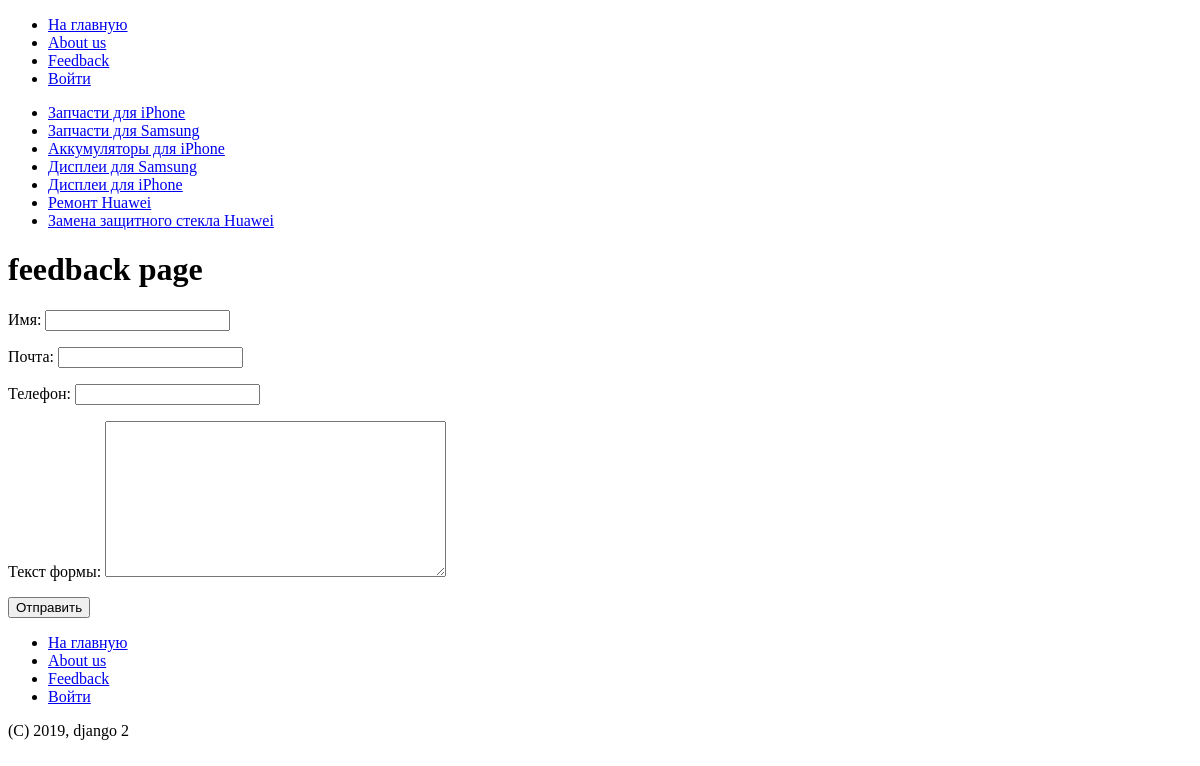
The page /feedback on the database as committed earlier.
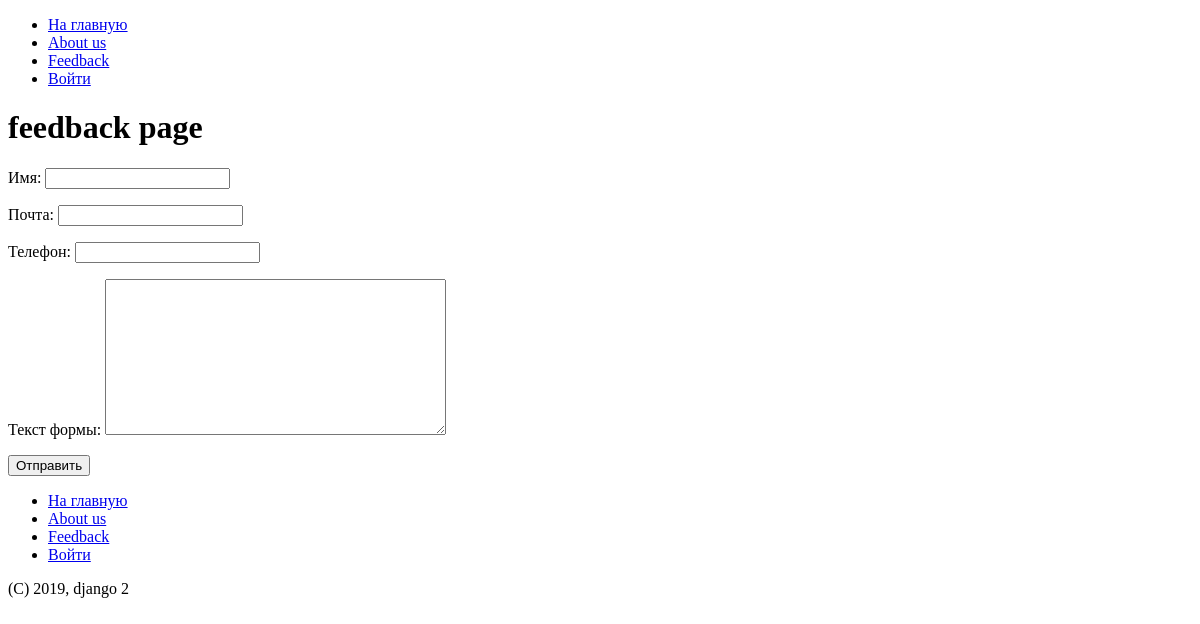
The same page on the database as committed later.
### blog/models.py (models this page shows, shortened)
class Category(MPTTModel):
    name = models.CharField('название', max_length=40)
    active = models.BooleanField('Опубликовать', default=True)
    slug = models.SlugField('url', max_length=60)
    parent = TreeForeignKey('self', on_delete=models.CASCADE, null=True, blank=True, related_name='children')
    class Meta:  # Как будут именоваться в Джанго наши статьи
        verbose_name = 'Категория'
        verbose_name_plural = 'Категории'

### blog/views.py (the view, shortened to what this page needs)
# urls.py: path('feedback', FeedbackPage.as_view(), name='feedback_page'),
class FeedbackPage(View):
    def get(self, request):
        forms = FeedbackForm()
        print('наш GET: ' + str(forms))
        return render(request, 'blog/inner_pages/feedback.html', {'forms_list': forms})  # Передаем объект формы

### blog/forms/forms.py
class FeedbackForm(forms.ModelForm):
    class Meta:
        model = Feedback
        fields = ('name', 'email', 'phone', 'text')

### blog/context_processors.py (called while the page is built)
def category_list(request):
    return {'category_list': Category.objects.all()}

### templates/blog/inner_pages/feedback.html (shortened to what this page needs)
{% extends 'base.html' %}
{% block content %}
<h1>feedback page</h1>
<form action="" method="post">
    {{ forms_list.as_p }}
    <button type="submit">Отправить</button>
</form>
{% endblock content %}

### templates/include/header/categories.html
<ul>
{% for category in category_list %}
    <li>
        <a href="#">{{ category.name }}</a>
    </li>
{% endfor %}
</ul>

Rows that differ between the two databases and show on the page:
removed Category: name "Запчасти для iPhone"
removed Category: name "Запчасти для Samsung"
removed Category: name "Аккумуляторы для iPhone"
removed Category: name "Дисплеи для Samsung"
removed Category: name "Дисплеи для iPhone"
removed Category: name "Ремонт Huawei"
removed Category: name "Замена защитного стекла Huawei"
